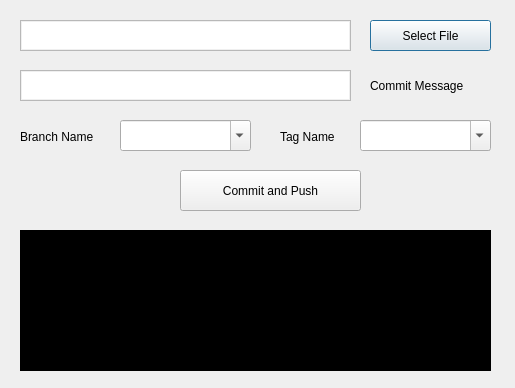
<?xml version="1.0" encoding="UTF-8"?>
<ui version="4.0">
 <class>GitOperator</class>
 <widget class="QDialog" name="GitOperator">
  <property name="geometry">
   <rect>
    <x>0</x>
    <y>0</y>
    <width>515</width>
    <height>388</height>
   </rect>
  </property>
  <property name="windowTitle">
   <string>GIT OPERATOR</string>
  </property>
  <widget class="QTextEdit" name="textFile">
   <property name="geometry">
    <rect>
     <x>20</x>
     <y>20</y>
     <width>331</width>
     <height>31</height>
    </rect>
   </property>
   <property name="styleSheet">
    <string notr="true">#textFile {
padding: 1px;
}</string>
   </property>
   <property name="tabChangesFocus">
    <bool>true</bool>
   </property>
   <property name="readOnly">
    <bool>true</bool>
   </property>
   <property name="html">
    <string>&lt;!DOCTYPE HTML PUBLIC &quot;-//W3C//DTD HTML 4.0//EN&quot; &quot;http://www.w3.org/TR/REC-html40/strict.dtd&quot;&gt;
&lt;html&gt;&lt;head&gt;&lt;meta name=&quot;qrichtext&quot; content=&quot;1&quot; /&gt;&lt;style type=&quot;text/css&quot;&gt;
p, li { white-space: pre-wrap; }
&lt;/style&gt;&lt;/head&gt;&lt;body style=&quot; font-family:'Ubuntu'; font-size:11pt; font-weight:400; font-style:normal;&quot;&gt;
&lt;p style=&quot;-qt-paragraph-type:empty; margin-top:0px; margin-bottom:0px; margin-left:0px; margin-right:0px; -qt-block-indent:0; text-indent:0px;&quot;&gt;&lt;br /&gt;&lt;/p&gt;&lt;/body&gt;&lt;/html&gt;</string>
   </property>
  </widget>
  <widget class="QPushButton" name="fileBtn">
   <property name="geometry">
    <rect>
     <x>370</x>
     <y>20</y>
     <width>121</width>
     <height>31</height>
    </rect>
   </property>
   <property name="text">
    <string>Select File</string>
   </property>
  </widget>
  <widget class="QLabel" name="label">
   <property name="geometry">
    <rect>
     <x>370</x>
     <y>75</y>
     <width>121</width>
     <height>21</height>
    </rect>
   </property>
   <property name="text">
    <string>Commit Message</string>
   </property>
  </widget>
  <widget class="QTextEdit" name="textMsg">
   <property name="geometry">
    <rect>
     <x>20</x>
     <y>70</y>
     <width>331</width>
     <height>31</height>
    </rect>
   </property>
   <property name="styleSheet">
    <string notr="true">#textMsg {
padding: 1px;
}</string>
   </property>
   <property name="tabChangesFocus">
    <bool>true</bool>
   </property>
  </widget>
  <widget class="QLabel" name="label_2">
   <property name="geometry">
    <rect>
     <x>20</x>
     <y>128</y>
     <width>91</width>
     <height>17</height>
    </rect>
   </property>
   <property name="text">
    <string>Branch Name</string>
   </property>
  </widget>
  <widget class="QComboBox" name="comboBranch">
   <property name="geometry">
    <rect>
     <x>120</x>
     <y>120</y>
     <width>131</width>
     <height>31</height>
    </rect>
   </property>
   <property name="editable">
    <bool>true</bool>
   </property>
  </widget>
  <widget class="QLabel" name="label_3">
   <property name="geometry">
    <rect>
     <x>280</x>
     <y>128</y>
     <width>91</width>
     <height>17</height>
    </rect>
   </property>
   <property name="text">
    <string>Tag Name</string>
   </property>
  </widget>
  <widget class="QPushButton" name="commitBtn">
   <property name="geometry">
    <rect>
     <x>180</x>
     <y>170</y>
     <width>181</width>
     <height>41</height>
    </rect>
   </property>
   <property name="text">
    <string>Commit and Push</string>
   </property>
  </widget>
  <widget class="QTextEdit" name="textOutput">
   <property name="geometry">
    <rect>
     <x>20</x>
     <y>230</y>
     <width>471</width>
     <height>141</height>
    </rect>
   </property>
   <property name="styleSheet">
    <string notr="true">color: rgb(255, 255, 255);
background-color: rgb(0, 0, 0);</string>
   </property>
   <property name="readOnly">
    <bool>true</bool>
   </property>
  </widget>
  <widget class="QComboBox" name="comboTag">
   <property name="geometry">
    <rect>
     <x>360</x>
     <y>120</y>
     <width>131</width>
     <height>31</height>
    </rect>
   </property>
   <property name="editable">
    <bool>true</bool>
   </property>
   <property name="currentText">
    <string/>
   </property>
  </widget>
 </widget>
 <resources/>
 <connections/>
</ui>
